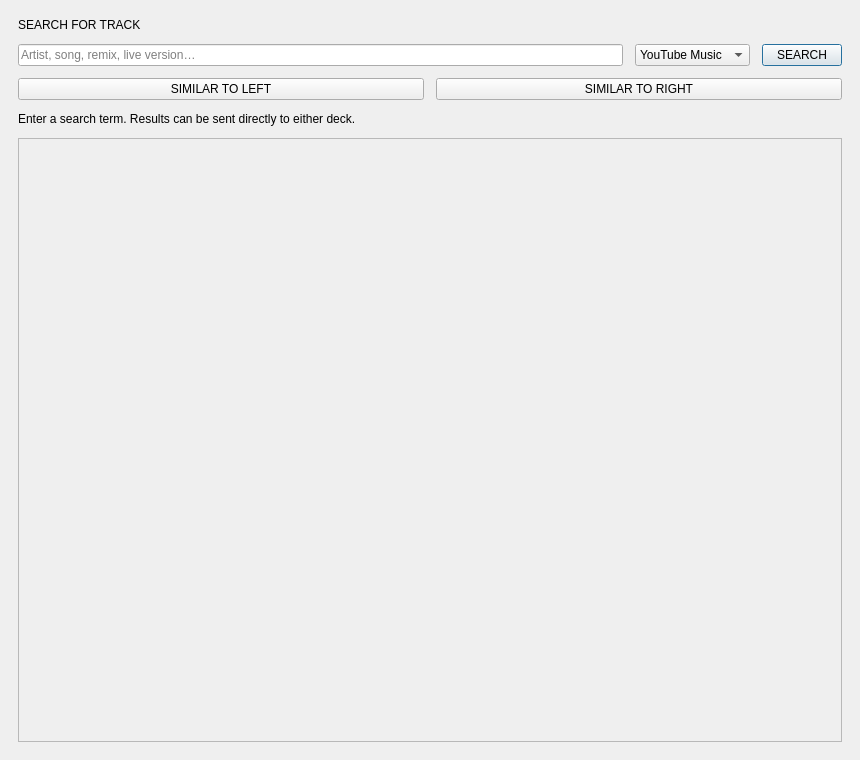
<?xml version="1.0" encoding="UTF-8"?>
<ui version="4.0">
 <class>search_dialog</class>
 <widget class="QDialog" name="search_dialog">
  <property name="geometry">
   <rect>
    <x>0</x>
    <y>0</y>
    <width>860</width>
    <height>760</height>
   </rect>
  </property>
  <property name="minimumSize">
   <size>
    <width>760</width>
    <height>0</height>
   </size>
  </property>
  <property name="maximumSize">
   <size>
    <width>900</width>
    <height>16777215</height>
   </size>
  </property>
  <property name="windowTitle">
   <string>YouTube / YouTube Music Search</string>
  </property>
  <layout class="QVBoxLayout" name="root" stretch="0,0,0,0,1">
   <property name="spacing">
    <number>12</number>
   </property>
   <property name="sizeConstraint">
    <enum>QLayout::SizeConstraint::SetDefaultConstraint</enum>
   </property>
   <property name="leftMargin">
    <number>18</number>
   </property>
   <property name="topMargin">
    <number>18</number>
   </property>
   <property name="rightMargin">
    <number>18</number>
   </property>
   <property name="bottomMargin">
    <number>18</number>
   </property>
   <item>
    <widget class="QLabel" name="header">
     <property name="mouseTracking">
      <bool>true</bool>
     </property>
     <property name="autoFillBackground">
      <bool>true</bool>
     </property>
     <property name="styleSheet">
      <string notr="true">alternate-background-color: qlineargradient(spread:pad, x1:0, y1:0, x2:1, y2:0, stop:0 rgba(0, 0, 0, 255), stop:1 rgba(255, 255, 255, 255));</string>
     </property>
     <property name="text">
      <string>SEARCH FOR TRACK</string>
     </property>
     <property name="runtimeObjectName" stdset="0">
      <string>AppTitle</string>
     </property>
    </widget>
   </item>
   <item>
    <layout class="QHBoxLayout" name="controls" stretch="1,0,0">
     <property name="spacing">
      <number>12</number>
     </property>
     <property name="sizeConstraint">
      <enum>QLayout::SizeConstraint::SetDefaultConstraint</enum>
     </property>
     <property name="leftMargin">
      <number>0</number>
     </property>
     <property name="topMargin">
      <number>0</number>
     </property>
     <property name="rightMargin">
      <number>0</number>
     </property>
     <property name="bottomMargin">
      <number>0</number>
     </property>
     <item>
      <widget class="QLineEdit" name="search_edit">
       <property name="placeholderText">
        <string>Artist, song, remix, live version…</string>
       </property>
       <property name="pythonAttribute" stdset="0">
        <string>search_edit</string>
       </property>
      </widget>
     </item>
     <item>
      <widget class="QComboBox" name="provider">
       <property name="currentText">
        <string>YouTube Music</string>
       </property>
       <property name="currentIndex">
        <number>0</number>
       </property>
       <property name="pythonAttribute" stdset="0">
        <string>provider</string>
       </property>
       <item>
        <property name="text">
         <string>YouTube Music</string>
        </property>
       </item>
      </widget>
     </item>
     <item>
      <widget class="QPushButton" name="search_button">
       <property name="text">
        <string>SEARCH</string>
       </property>
       <property name="autoDefault">
        <bool>true</bool>
       </property>
       <property name="pythonAttribute" stdset="0">
        <string>search_button</string>
       </property>
       <property name="runtimeObjectName" stdset="0">
        <string>PrimaryButton</string>
       </property>
      </widget>
     </item>
    </layout>
   </item>
   <item>
    <layout class="QHBoxLayout" name="similar_controls" stretch="0,0">
     <property name="spacing">
      <number>12</number>
     </property>
     <property name="sizeConstraint">
      <enum>QLayout::SizeConstraint::SetDefaultConstraint</enum>
     </property>
     <property name="leftMargin">
      <number>0</number>
     </property>
     <property name="topMargin">
      <number>0</number>
     </property>
     <property name="rightMargin">
      <number>0</number>
     </property>
     <property name="bottomMargin">
      <number>0</number>
     </property>
     <item>
      <widget class="QPushButton" name="similar_left">
       <property name="toolTip">
        <string>Find 10 random related songs using this deck's current track. Era and popularity matching depends on available metadata.</string>
       </property>
       <property name="text">
        <string>SIMILAR TO LEFT</string>
       </property>
       <property name="runtimeObjectName" stdset="0">
        <string>PrimaryButton</string>
       </property>
      </widget>
     </item>
     <item>
      <widget class="QPushButton" name="similar_right">
       <property name="toolTip">
        <string>Find 10 random related songs using this deck's current track. Era and popularity matching depends on available metadata.</string>
       </property>
       <property name="text">
        <string>SIMILAR TO RIGHT</string>
       </property>
       <property name="runtimeObjectName" stdset="0">
        <string>HotButton</string>
       </property>
      </widget>
     </item>
    </layout>
   </item>
   <item>
    <widget class="QLabel" name="status">
     <property name="text">
      <string>Enter a search term. Results can be sent directly to either deck.</string>
     </property>
     <property name="wordWrap">
      <bool>true</bool>
     </property>
     <property name="pythonAttribute" stdset="0">
      <string>status</string>
     </property>
     <property name="runtimeObjectName" stdset="0">
      <string>Subtle</string>
     </property>
    </widget>
   </item>
   <item>
    <widget class="QScrollArea" name="scroll">
     <property name="widgetResizable">
      <bool>true</bool>
     </property>
     <property name="pythonAttribute" stdset="0">
      <string>scroll</string>
     </property>
     <widget class="QWidget" name="results_widget">
      <property name="geometry">
       <rect>
        <x>0</x>
        <y>0</y>
        <width>820</width>
        <height>584</height>
       </rect>
      </property>
      <property name="autoFillBackground">
       <bool>true</bool>
      </property>
      <property name="pythonAttribute" stdset="0">
       <string>results_widget</string>
      </property>
      <layout class="QVBoxLayout" name="results_layout" stretch="1">
       <property name="spacing">
        <number>10</number>
       </property>
       <property name="sizeConstraint">
        <enum>QLayout::SizeConstraint::SetDefaultConstraint</enum>
       </property>
       <property name="leftMargin">
        <number>0</number>
       </property>
       <property name="topMargin">
        <number>0</number>
       </property>
       <property name="rightMargin">
        <number>0</number>
       </property>
       <property name="bottomMargin">
        <number>0</number>
       </property>
       <item>
        <spacer name="spacer_1">
         <property name="orientation">
          <enum>Qt::Orientation::Vertical</enum>
         </property>
         <property name="sizeHint" stdset="0">
          <size>
           <width>0</width>
           <height>0</height>
          </size>
         </property>
        </spacer>
       </item>
      </layout>
     </widget>
    </widget>
   </item>
  </layout>
 </widget>
 <resources/>
 <connections/>
</ui>
